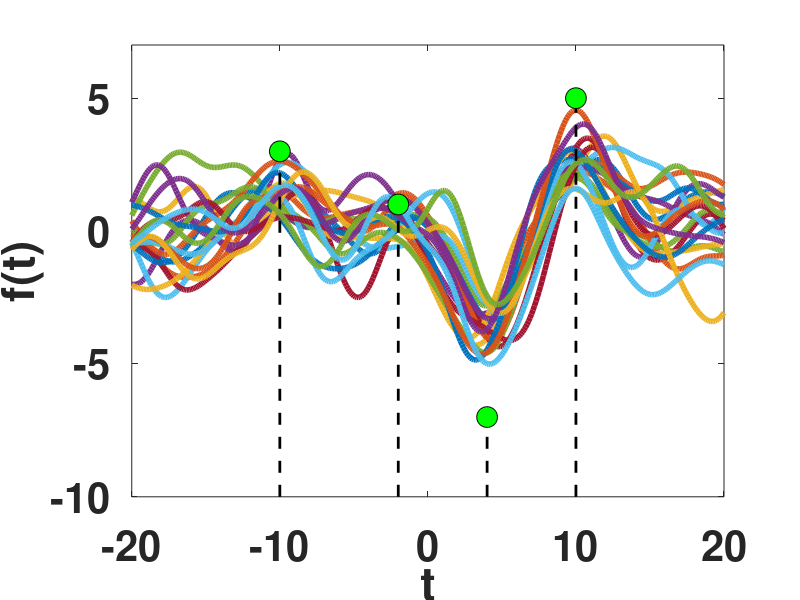

This chart was generated by the following MATLAB code:
%%%%%%%%%%%%%%%%%%%%%%%%%%%%%%%%%%%%%%%%%%%%%%%%%%%%%%%%%%%%%%%%%%%%%%
%%%% Random Functions from the GP posterior
%%%%%%%%%%%%%%%%%%%%%%%%%%%%%%%%%%%%%%%%%%%%%%%%%%%%%%%%%%%%%%%%%%%%%%
%%%%%%%%%%%%%%%%%%%%%%%%%%%%%%%%%%%%%%%%%%%%%%%%%%%%%%%%%%%%%%%%%%%%%%
clear all
close all
clc
disp('---------------------------------------------------------------------')
disp(' Random Functions from a GP posterior  ')
disp('---------------------------------------------------------------------')
%%%%%%%%%%%%%%%%%%%%%%%%%%%
T_obs=[-10 -2 4 10]; 
Y_obs=[3 1 -7 5];%%%% we assume that are contaminated by additive Guassian noise
N=length(T_obs); %%%% number of observed data
%%%%%%%%%%%%%%%%%%%%%%%%%%%%%%%%%%%%%%%%%%%%%%
%%%%% KERNEL FUNCTION %%%%%%%%%%%%%%%%%%%%%%%%
sig=2;
K=@(z1,z2) exp(-(z1-z2).^2/(2*sig^2));
%%%%%%%%%%%%%%%%%%%%%%%%%%%%%%%%%%%%%%%%%%%%%%%
t=-20:0.1:20; %%%% test inputs 
%%%%%%%%%%%%%%%%%%%%%%%%%%%%%%%%%%%%%%%%%%%%%%%
%%%%% SIGMA_PRIOR 
 for i=1:length(t)  
   for j=1:length(t)  
     SIGMA_PRIOR(i,j)=K(t(i),t(j));
   end  
 end
%%%%%%%%%%%%%%%%%%%%%%%%%%%%%%%%%%%%%%%%%%%%%%%
%%%%% SIGMA_TRAINING 
 for i=1:N  
   for j=1:N  
     SIGMA_TRAINING(i,j)=K(T_obs(i),T_obs(j));
   end  
 end
%%%%%%%%%%%%%%%%%%%%%%%%%%%%%%%%%%%%%%%%%%%%%%%% 
L=length(t); %%% number of test inputs 
%%%%%%%%%%%%%%%%%%%%%%%%%%%%%%%%%%%%%%%%%%%%%%%%%
 for i=1:L
     for j=1:N
        Sigma_training_test(i,j)=K(t(i),T_obs(j));
     end
 end
 %%%%%%%%%%%%% OBSERVATION NOISE 
 sig_noise=1;
 SIGMA_Noise=sig_noise*eye(N);
 disp(' ')
 disp('We assume the following observation model: Y =f(t)+E ')
 disp('where f is a Gaussian process and ')
 disp(['E is a Gaussian random Variable of zero mean and variance ',num2str(sig_noise)])
 disp(' ')
 %%%%%%%%%%%%%%%%%%%%%%%%%%%%%
 %%%%  POSTERIOR PARAMETERS %%
 %%%%%%%%%%%%%%%%%%%%%%%%%%%%%
 mu_post=Sigma_training_test*(SIGMA_TRAINING+SIGMA_Noise)^(-1)*Y_obs'; %%% MEAN
 %%% COVARIANCE 
 SIGMA_POST=SIGMA_PRIOR-Sigma_training_test*(SIGMA_TRAINING+SIGMA_Noise)^(-1)*Sigma_training_test';
%%%%%%%%%%%%%%%%%%%%%%%%%%%%%%%%%%%%%%%%%%%%%%%%%%%%%%%%%%%%%%%%%%%%%%
NUMCURVES=20;
%%%%%%%%%%%%%%%%%%%%%%%%%%%%%%%%%%%%%%%%%%%%%%%%%%%%%%%%%%%%%%%%%%%%%%
B_post=chol(SIGMA_POST+0.000001*eye(L,L));%%% 0.000001 only for avoiding numerical problems
%%%%%%%%%%%%%%%%%%%%%%%%%%%%%%%%%%%%%%%%%%%%%%%%%%%%%%%%%%%%%%%%%%%%%%%%%%%
%%%% DRAW NUM_CURVES TIMES FORM A N(mu_post,SIGMA_post)
%%%%%%%%%%%%%%%%%%%%%%%%%%%%%%%%%%%%%%%%%%%%%%%%%%%%%%%%%%%%%%%%%%%%%%%%%%%
for i=1:NUMCURVES
f_post(i,:)=mu_post+B_post'*randn(1,L)';
end
%%%%%%%%%%%%%%%%%%%%%%%%%%%%%
%%%% plot 
%%%%%%%%%%%%%%%%%%%%%%%%%%%%%
hold on
plot(t,f_post,'LineWidth',4)
box on
set(gca,'FontSize',30)
set(gca,'FontWeight','Bold')
ylabel('f(t)')
xlabel('t')
axis([-20 20 -10 7])
for i=1:N
plot([T_obs(i) T_obs(i)],[-10 Y_obs(i)],'k--','LineWidth',2)    
end 
plot(T_obs, Y_obs,'ro','MarkerEdgeColor','k','MarkerFaceColor','g','MarkerSize',15)
%%%%%%%%%%%%%%%%%%%%%%%%%%%%%%%%%%%%%%%%%%%%%%%%%%%%%%%%%%%%%%%%%%%%%%%%%%%
%%%%%%%%%%%%%%%%%%%%%%%%%%%%%%%%%%%%%%%%%%%%%%%%%%%%%%%%%%%%%%%%%%%%%%%%%%%
 

  
